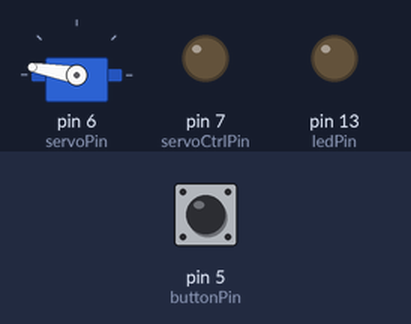
Bench run of a sketch on a simulated Arduino Uno, built with avr-gcc and run on an emulated ATmega328P. Shown: servo, output pins drawn as LEDs (lit = HIGH). The test bench sets the inputs (shaded band); at power-on: pin 5 (buttonPin) HIGH.

Above: at 1.4 s.
1.5 s: pin 5 (buttonPin) pulled LOW for 0.15 s
At 1.87 s:
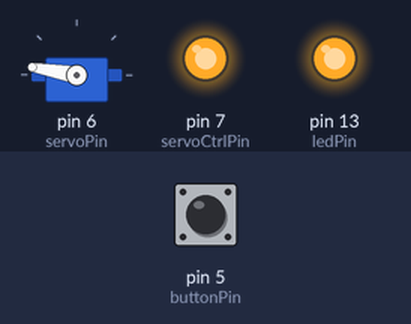
At 2.4 s:
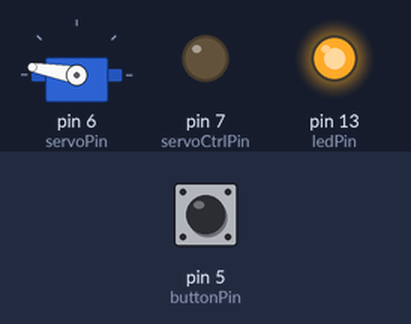
4.6 s: pin 5 (buttonPin) pulled LOW for 3.2 s
At 7.12 s:
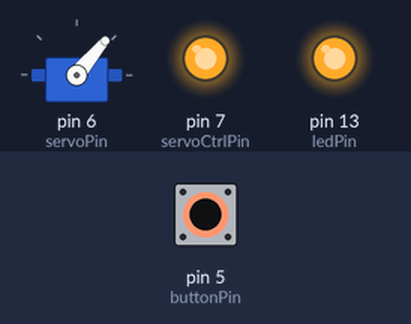
Timing chart, 0 to 14.0 s (numbered marks = the images above; inputs shaded):
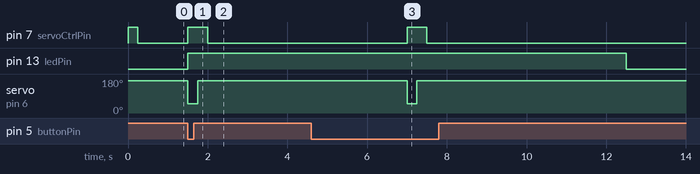

Measured:
- after the input at 1.5 s, pin 7 (servoCtrlPin): LOW → HIGH at once, → LOW 0.50 s later; pin 13 (ledPin): LOW → HIGH at once; servo on pin 6 (servoPin): 170° → 50° at once, → 170° 0.25 s later
- after the input at 4.6 s, pin 7 (servoCtrlPin): LOW → HIGH after 2.4 s, → LOW 0.50 s later; pin 13 (ledPin): HIGH → LOW after 7.9 s instead of 2.4 s; servo on pin 6 (servoPin): 170° → 50° after 2.4 s, → 170° 0.25 s later

The sketch:

dogfood.ino
```cpp
#include <Servo.h>

const int buttonPin = 5;
const int servoPin = 6;
const int servoCtrlPin = 7;
const int ledPin = 13;

const int CLOSED_POSITION = 170;
const int OPENED_POSITION = 50;

Servo myservo;

int buttonState = 0;

void setup() {
  pinMode(buttonPin, INPUT);
  pinMode(servoPin, OUTPUT);
  pinMode(ledPin, OUTPUT);
  pinMode(servoCtrlPin, OUTPUT);

  digitalWrite(buttonPin, HIGH);

  digitalWrite(servoCtrlPin, HIGH);
  myservo.attach(servoPin);
  myservo.write(CLOSED_POSITION);
  delay (250);
  myservo.detach();
  digitalWrite(servoCtrlPin, LOW);
}

void loop() {
  buttonState = digitalRead(buttonPin);

  digitalWrite(ledPin, !buttonState);

  if(buttonState == LOW) {
    // Button is pressed!
    // open the Slot for 250 ms and close it afterwards
    myservo.attach(servoPin);
    digitalWrite(servoCtrlPin, HIGH);

    myservo.write(OPENED_POSITION);
    delay(250);
    myservo.write(CLOSED_POSITION);
    delay (250);

    digitalWrite(servoCtrlPin, LOW);

    myservo.detach();
    delay(1000*5); // For the next 5 seconds it's not possible to get further food. Change this to fit your needs.
  }
}
```
